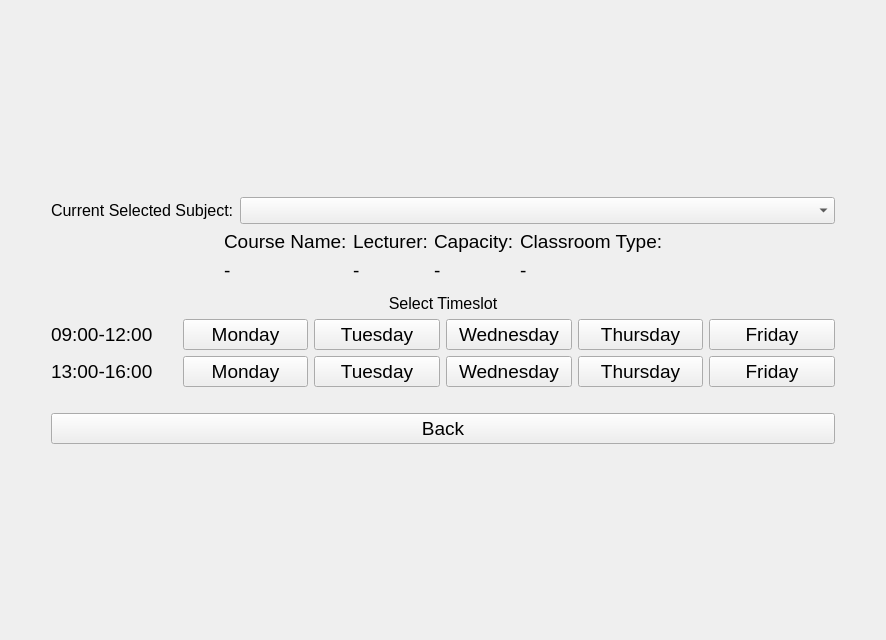
<?xml version="1.0" encoding="UTF-8"?>
<ui version="4.0">
 <class>UI_pick_timeslot</class>
 <widget class="QWidget" name="UI_pick_timeslot">
  <property name="geometry">
   <rect>
    <x>0</x>
    <y>0</y>
    <width>886</width>
    <height>640</height>
   </rect>
  </property>
  <property name="windowTitle">
   <string>UI_tableview</string>
  </property>
  <layout class="QVBoxLayout" name="verticalLayout_2">
   <item>
    <layout class="QVBoxLayout" name="verticalLayout">
     <item>
      <spacer name="vspacer_upper">
       <property name="orientation">
        <enum>Qt::Vertical</enum>
       </property>
       <property name="sizeHint" stdset="0">
        <size>
         <width>20</width>
         <height>40</height>
        </size>
       </property>
      </spacer>
     </item>
     <item>
      <layout class="QHBoxLayout" name="currentSubjectBox">
       <item>
        <spacer name="hspacer_l1">
         <property name="orientation">
          <enum>Qt::Horizontal</enum>
         </property>
         <property name="sizeHint" stdset="0">
          <size>
           <width>40</width>
           <height>20</height>
          </size>
         </property>
        </spacer>
       </item>
       <item>
        <widget class="QLabel" name="lb_currentSubject">
         <property name="font">
          <font>
           <pointsize>12</pointsize>
          </font>
         </property>
         <property name="text">
          <string>Current Selected Subject:</string>
         </property>
        </widget>
       </item>
       <item>
        <widget class="QComboBox" name="cb_currentSubject">
         <property name="sizePolicy">
          <sizepolicy hsizetype="Preferred" vsizetype="Fixed">
           <horstretch>100</horstretch>
           <verstretch>0</verstretch>
          </sizepolicy>
         </property>
         <property name="font">
          <font>
           <pointsize>12</pointsize>
          </font>
         </property>
        </widget>
       </item>
       <item>
        <spacer name="hspacer_r1">
         <property name="orientation">
          <enum>Qt::Horizontal</enum>
         </property>
         <property name="sizeHint" stdset="0">
          <size>
           <width>40</width>
           <height>20</height>
          </size>
         </property>
        </spacer>
       </item>
      </layout>
     </item>
     <item>
      <layout class="QHBoxLayout" name="TableBox">
       <item>
        <spacer name="horizontalSpacer_6">
         <property name="orientation">
          <enum>Qt::Horizontal</enum>
         </property>
         <property name="sizeHint" stdset="0">
          <size>
           <width>40</width>
           <height>20</height>
          </size>
         </property>
        </spacer>
       </item>
       <item>
        <layout class="QVBoxLayout" name="CourseNameBox">
         <item>
          <widget class="QLabel" name="lb_CourseName">
           <property name="font">
            <font>
             <pointsize>14</pointsize>
            </font>
           </property>
           <property name="text">
            <string>Course Name:</string>
           </property>
          </widget>
         </item>
         <item>
          <widget class="QLabel" name="lbb_CourseName">
           <property name="font">
            <font>
             <pointsize>14</pointsize>
            </font>
           </property>
           <property name="text">
            <string>-</string>
           </property>
          </widget>
         </item>
        </layout>
       </item>
       <item>
        <layout class="QVBoxLayout" name="ProfBox">
         <item>
          <widget class="QLabel" name="lb_ProfName">
           <property name="font">
            <font>
             <pointsize>14</pointsize>
            </font>
           </property>
           <property name="text">
            <string>Lecturer:</string>
           </property>
          </widget>
         </item>
         <item>
          <widget class="QLabel" name="lbb_ProfName">
           <property name="font">
            <font>
             <pointsize>14</pointsize>
            </font>
           </property>
           <property name="text">
            <string>-</string>
           </property>
          </widget>
         </item>
        </layout>
       </item>
       <item>
        <layout class="QVBoxLayout" name="NoSTudentsBox">
         <item>
          <widget class="QLabel" name="lb_NoStudents">
           <property name="font">
            <font>
             <pointsize>14</pointsize>
            </font>
           </property>
           <property name="text">
            <string>Capacity:</string>
           </property>
          </widget>
         </item>
         <item>
          <widget class="QLabel" name="lbb_NoStudents">
           <property name="font">
            <font>
             <pointsize>14</pointsize>
            </font>
           </property>
           <property name="text">
            <string>-</string>
           </property>
          </widget>
         </item>
        </layout>
       </item>
       <item>
        <layout class="QVBoxLayout" name="RoomTypeBox">
         <item>
          <widget class="QLabel" name="lb_RoomType">
           <property name="font">
            <font>
             <pointsize>14</pointsize>
            </font>
           </property>
           <property name="text">
            <string>Classroom Type:</string>
           </property>
          </widget>
         </item>
         <item>
          <widget class="QLabel" name="lbb_RoomType">
           <property name="font">
            <font>
             <pointsize>14</pointsize>
            </font>
           </property>
           <property name="text">
            <string>-</string>
           </property>
          </widget>
         </item>
        </layout>
       </item>
       <item>
        <spacer name="horizontalSpacer_5">
         <property name="orientation">
          <enum>Qt::Horizontal</enum>
         </property>
         <property name="sizeHint" stdset="0">
          <size>
           <width>40</width>
           <height>20</height>
          </size>
         </property>
        </spacer>
       </item>
      </layout>
     </item>
     <item>
      <spacer name="vspacer_middle1">
       <property name="orientation">
        <enum>Qt::Vertical</enum>
       </property>
       <property name="sizeType">
        <enum>QSizePolicy::Fixed</enum>
       </property>
       <property name="sizeHint" stdset="0">
        <size>
         <width>20</width>
         <height>5</height>
        </size>
       </property>
      </spacer>
     </item>
     <item>
      <layout class="QHBoxLayout" name="SelectTimeslotLabelBox">
       <item>
        <spacer name="hspacer_l2">
         <property name="orientation">
          <enum>Qt::Horizontal</enum>
         </property>
         <property name="sizeType">
          <enum>QSizePolicy::Minimum</enum>
         </property>
         <property name="sizeHint" stdset="0">
          <size>
           <width>40</width>
           <height>20</height>
          </size>
         </property>
        </spacer>
       </item>
       <item>
        <widget class="QLabel" name="lb_selectTimeslot">
         <property name="font">
          <font>
           <pointsize>12</pointsize>
          </font>
         </property>
         <property name="text">
          <string>Select Timeslot</string>
         </property>
         <property name="alignment">
          <set>Qt::AlignCenter</set>
         </property>
        </widget>
       </item>
       <item>
        <spacer name="hspacer_r2">
         <property name="orientation">
          <enum>Qt::Horizontal</enum>
         </property>
         <property name="sizeType">
          <enum>QSizePolicy::Minimum</enum>
         </property>
         <property name="sizeHint" stdset="0">
          <size>
           <width>40</width>
           <height>20</height>
          </size>
         </property>
        </spacer>
       </item>
      </layout>
     </item>
     <item>
      <layout class="QHBoxLayout" name="MorningBox">
       <item>
        <spacer name="hspacer_l3">
         <property name="orientation">
          <enum>Qt::Horizontal</enum>
         </property>
         <property name="sizeType">
          <enum>QSizePolicy::Minimum</enum>
         </property>
         <property name="sizeHint" stdset="0">
          <size>
           <width>40</width>
           <height>20</height>
          </size>
         </property>
        </spacer>
       </item>
       <item>
        <widget class="QLabel" name="lb_morning">
         <property name="font">
          <font>
           <pointsize>14</pointsize>
          </font>
         </property>
         <property name="text">
          <string>09:00-12:00</string>
         </property>
        </widget>
       </item>
       <item>
        <widget class="QPushButton" name="bt_11">
         <property name="font">
          <font>
           <pointsize>14</pointsize>
          </font>
         </property>
         <property name="text">
          <string>Monday</string>
         </property>
        </widget>
       </item>
       <item>
        <widget class="QPushButton" name="bt_21">
         <property name="font">
          <font>
           <pointsize>14</pointsize>
          </font>
         </property>
         <property name="text">
          <string>Tuesday</string>
         </property>
        </widget>
       </item>
       <item>
        <widget class="QPushButton" name="bt_31">
         <property name="font">
          <font>
           <pointsize>14</pointsize>
          </font>
         </property>
         <property name="text">
          <string>Wednesday</string>
         </property>
        </widget>
       </item>
       <item>
        <widget class="QPushButton" name="bt_41">
         <property name="font">
          <font>
           <pointsize>14</pointsize>
          </font>
         </property>
         <property name="text">
          <string>Thursday</string>
         </property>
        </widget>
       </item>
       <item>
        <widget class="QPushButton" name="bt_51">
         <property name="font">
          <font>
           <pointsize>14</pointsize>
          </font>
         </property>
         <property name="text">
          <string>Friday</string>
         </property>
        </widget>
       </item>
       <item>
        <spacer name="hspacer_r3">
         <property name="orientation">
          <enum>Qt::Horizontal</enum>
         </property>
         <property name="sizeType">
          <enum>QSizePolicy::Minimum</enum>
         </property>
         <property name="sizeHint" stdset="0">
          <size>
           <width>40</width>
           <height>20</height>
          </size>
         </property>
        </spacer>
       </item>
      </layout>
     </item>
     <item>
      <layout class="QHBoxLayout" name="AfternoonBox">
       <item>
        <spacer name="horizontalSpacer">
         <property name="orientation">
          <enum>Qt::Horizontal</enum>
         </property>
         <property name="sizeType">
          <enum>QSizePolicy::Minimum</enum>
         </property>
         <property name="sizeHint" stdset="0">
          <size>
           <width>40</width>
           <height>20</height>
          </size>
         </property>
        </spacer>
       </item>
       <item>
        <widget class="QLabel" name="lb_afternoon">
         <property name="font">
          <font>
           <pointsize>14</pointsize>
          </font>
         </property>
         <property name="text">
          <string>13:00-16:00</string>
         </property>
        </widget>
       </item>
       <item>
        <widget class="QPushButton" name="bt_12">
         <property name="font">
          <font>
           <pointsize>14</pointsize>
          </font>
         </property>
         <property name="text">
          <string>Monday</string>
         </property>
        </widget>
       </item>
       <item>
        <widget class="QPushButton" name="bt_22">
         <property name="font">
          <font>
           <pointsize>14</pointsize>
          </font>
         </property>
         <property name="text">
          <string>Tuesday</string>
         </property>
        </widget>
       </item>
       <item>
        <widget class="QPushButton" name="bt_32">
         <property name="font">
          <font>
           <pointsize>14</pointsize>
          </font>
         </property>
         <property name="text">
          <string>Wednesday</string>
         </property>
        </widget>
       </item>
       <item>
        <widget class="QPushButton" name="bt_42">
         <property name="font">
          <font>
           <pointsize>14</pointsize>
          </font>
         </property>
         <property name="text">
          <string>Thursday</string>
         </property>
        </widget>
       </item>
       <item>
        <widget class="QPushButton" name="bt_52">
         <property name="font">
          <font>
           <pointsize>14</pointsize>
          </font>
         </property>
         <property name="text">
          <string>Friday</string>
         </property>
        </widget>
       </item>
       <item>
        <spacer name="horizontalSpacer_2">
         <property name="orientation">
          <enum>Qt::Horizontal</enum>
         </property>
         <property name="sizeType">
          <enum>QSizePolicy::Minimum</enum>
         </property>
         <property name="sizeHint" stdset="0">
          <size>
           <width>40</width>
           <height>20</height>
          </size>
         </property>
        </spacer>
       </item>
      </layout>
     </item>
     <item>
      <spacer name="vspacer_middle2">
       <property name="orientation">
        <enum>Qt::Vertical</enum>
       </property>
       <property name="sizeType">
        <enum>QSizePolicy::Fixed</enum>
       </property>
       <property name="sizeHint" stdset="0">
        <size>
         <width>20</width>
         <height>20</height>
        </size>
       </property>
      </spacer>
     </item>
     <item>
      <layout class="QHBoxLayout" name="BackBox">
       <item>
        <spacer name="horizontalSpacer_3">
         <property name="orientation">
          <enum>Qt::Horizontal</enum>
         </property>
         <property name="sizeType">
          <enum>QSizePolicy::Minimum</enum>
         </property>
         <property name="sizeHint" stdset="0">
          <size>
           <width>40</width>
           <height>20</height>
          </size>
         </property>
        </spacer>
       </item>
       <item>
        <widget class="QPushButton" name="bt_back">
         <property name="font">
          <font>
           <pointsize>14</pointsize>
          </font>
         </property>
         <property name="text">
          <string>Back</string>
         </property>
        </widget>
       </item>
       <item>
        <spacer name="horizontalSpacer_4">
         <property name="orientation">
          <enum>Qt::Horizontal</enum>
         </property>
         <property name="sizeType">
          <enum>QSizePolicy::Minimum</enum>
         </property>
         <property name="sizeHint" stdset="0">
          <size>
           <width>40</width>
           <height>20</height>
          </size>
         </property>
        </spacer>
       </item>
      </layout>
     </item>
     <item>
      <spacer name="vspacer_lower">
       <property name="orientation">
        <enum>Qt::Vertical</enum>
       </property>
       <property name="sizeHint" stdset="0">
        <size>
         <width>20</width>
         <height>40</height>
        </size>
       </property>
      </spacer>
     </item>
    </layout>
   </item>
  </layout>
 </widget>
 <resources/>
 <connections/>
</ui>
